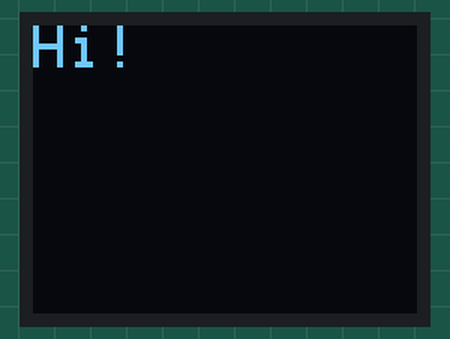
This sketch was run on a simulated Arduino Uno, built with avr-gcc and run on an emulated ATmega328P. On the bench: 64×48 one-colour display. Random numbers use the default seed unless the sketch sets one.

Above: at 0.1 s.
At 1.4 s:
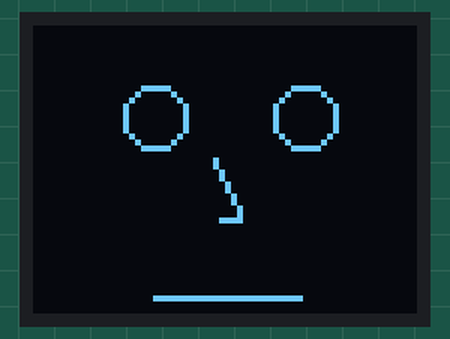
At 9.3 s:
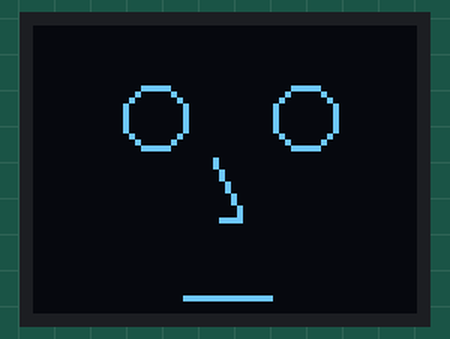
At 24.27 s:
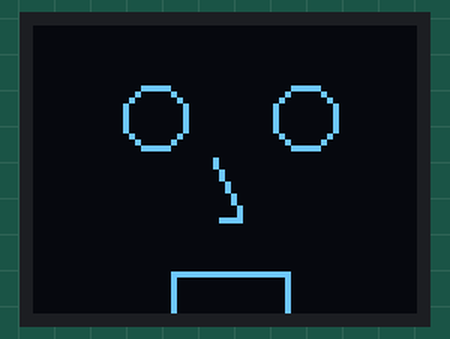
At 33.78 s:
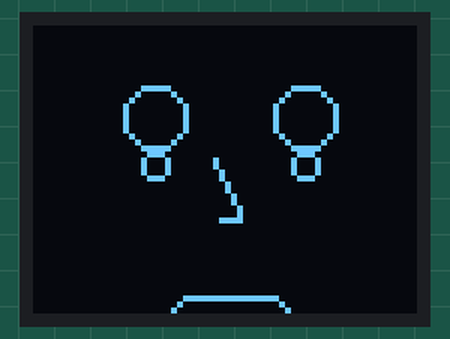
At 39.83 s:
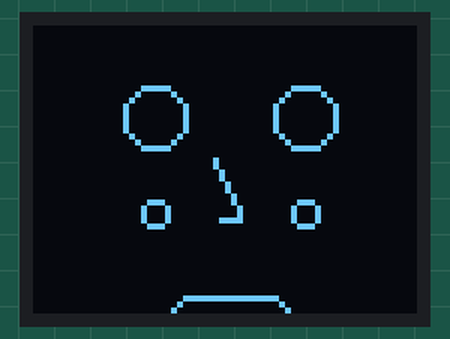

Measured:
- what the display in image 1 shows lasts 2.2 s, from 1.4 s to 3.6 s
- what the display in image 2 shows lasts 3.1 s, from 9.3 s to 12.4 s

The sketch:

face.ino
```cpp
#include <MicroView.h>

void setup() {
  Serial.begin(57600);
  uView.begin();		// start MicroView
  uView.clear(PAGE);		// clear page
  uView.print("Hi!");	// say hi
  uView.display();
  delay(1000);
}

int mood = 3;
int tick = 0;

void loop () {

    if (Serial.available()) {
      mood = Serial.parseInt();

      drawFace();
    }

    if (random(0, 60) == 1){
      mood = random(1,4);

      drawFace();
    }
    if (random(0,10) == 1) talk();

    if (mood == 2) cry();

    if (random(0,70) == 1) sing();

    if (tick % 40 == 0) blinkFaceAnimation();

    delay(100);
    tick = tick + 1;
}

void drawFace() {
  uView.clear(PAGE);

  drawEyes();
  drawNose();
  drawMouth();

  uView.display();        // display current page buffer
}

void drawEyes() {
  uView.circle(20, 15, 5);
  uView.circle(45, 15, 5);
}

void drawNose() {
  uView.line(30, 22, 35, 32);
  uView.line(35, 32, 31, 32);
}

void drawMouth() {
  uView.line(25, 45, 40, 45);

  if(mood == 1){
  // Happy
  uView.line(20, 40, 25, 45);
  uView.line(40, 45, 45, 40);
  }
  //okay mood
  else if(mood == 3){
    uView.line(20, 45, 25, 45);
    uView.line(40, 45, 45, 45);
  }
  else if(mood == 2){
  // Sad
  uView.line(20, 50, 25, 45);
  uView.line(40, 45, 45, 50);

  }

}
void cry(){
  for (int i = 0; i < 4; i++) {
    uView.clear(PAGE);

    switch (i) {
      case 0:

        uView.circle(20, 19, 2);
        uView.circle(45, 19, 2);
        break;
      case 1:

        uView.circle(20, 23, 2);
        uView.circle(45, 23, 2);
        break;
      case 2:

        uView.circle(20, 27, 2);
        uView.circle(45, 27, 2);
        break;
      case 3:

        uView.circle(20, 31, 2);
        uView.circle(45, 31, 2);
        break;
    }

    // draw the static parts of the face
    drawEyes();
    drawNose();
    drawMouth();
    // display and wait for the next frame to start
    uView.display();
    delay(100);
  }
}
void sing(){
  for (int i = 0; i < 7; i++) {
    uView.clear(PAGE);

    switch (i) {
      case 0:
      case 7:

        delay(10000);
        uView.line(25, 45, 40, 45);

        break;
      case 1:
      case 6:

        uView.circle(19, 45, 2);
        break;
      case 2:
      case 5:
        uView.circle(19, 45, 4);

        break;
      case 3:
      case 4:
        uView.circle(19, 45, 7);

        break;
    }

    // draw the static parts of the face
    drawEyes();
    drawNose();

    // display and wait for the next frame to start
    uView.display();
    delay(50);
  }
}
void talk() {
  for (int i = 0; i < 14; i++) {
    uView.clear(PAGE);

    switch (i) {
      case 0:
      case 7:
      case 13:

        uView.line(25, 45, 40, 45);

        break;
      case 1:
      case 6:
      case 8:
      case 12:
        uView.rect(23, 41, 20, 4);
        break;
      case 2:
      case 5:
      case 9:
      case 11:
        uView.rect(23, 41, 20, 6);

        break;
      case 3:
      case 4:
      case 10:
        uView.rect(23, 41, 20, 8);

        break;
    }

    // draw the static parts of the face
    drawEyes();
    drawNose();

    // display and wait for the next frame to start
    uView.display();
    delay(40);
  }
}
void blinkFaceAnimation() {
  for (int i = 0; i < 7; i++) {
    uView.clear(PAGE);

    // animate two eyes for the blink
    switch (i) {
      case 0:
      case 6:
        uView.circle(45, 15, 5);
        uView.circle(20, 15, 5);
        break;
      case 1:
      case 5:
        uView.rect(40, 12, 10, 5);
        uView.rect(15, 12, 10, 5);
        break;
      case 2:
      case 4:
        uView.rect(40, 14, 10, 2);
        uView.rect(15, 14, 10, 2);
        break;
      case 3:
        uView.line(40, 15, 50, 15);
        uView.line(15, 15, 50, 15);
        break;
    }

    // draw the static parts of the face
    drawNose();
    drawMouth();

    // display and wait for the next frame to start
    uView.display();
    delay(50);
  }
}
```
